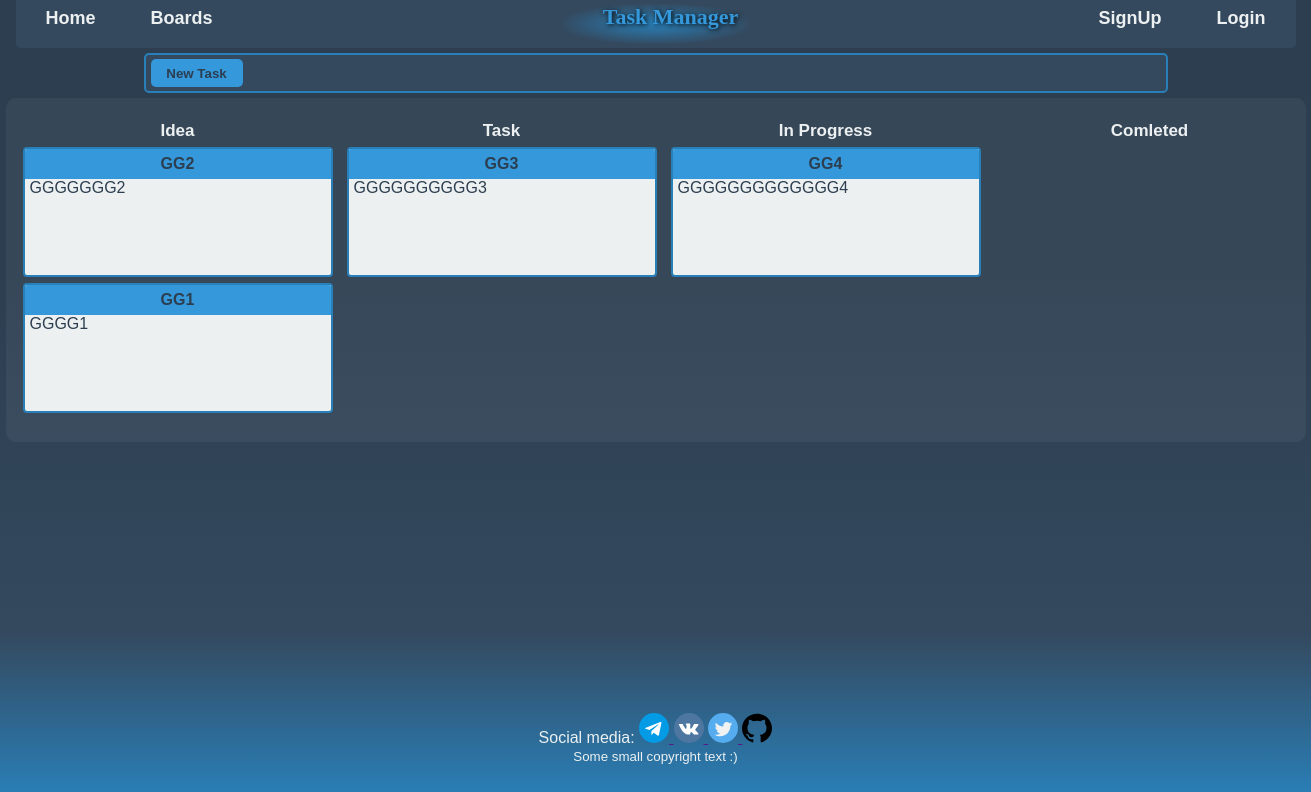
/taskboard/2, run on an earlier commit of the app's database.
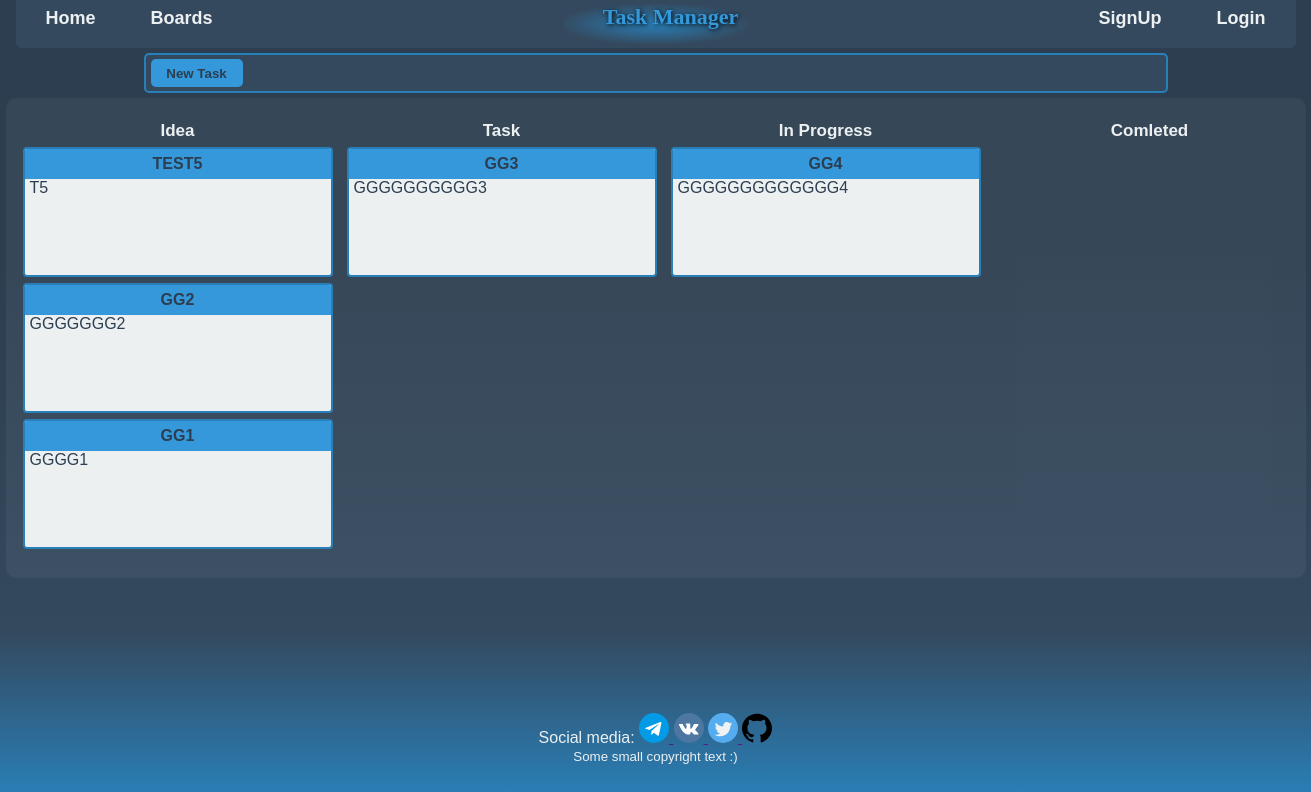
And on a later commit of the database.
### task_manager/models.py (models this page shows, shortened)
class Task(models.Model):
	STAGE_CHOICE= (
		(1, 'Idea'),
		(2, 'Task'),
		(3, 'In Progress'),
		(4, 'Comleted'))
	title = models.CharField(max_length=32)
	body = models.CharField(max_length=185)
	stage = models.IntegerField(choices=STAGE_CHOICE, default=1)
	pub_date = models.DateTimeField(auto_now_add=True)
	last_change = models.DateTimeField(auto_now=True)
	board = models.ForeignKey(TaskBoard, on_delete=models.CASCADE,
		related_name='tasks')
	class Meta:
		ordering = ['-last_change']
		verbose_name = 'Task'
		verbose_name_plural = 'Tasks'

### task_manager/views.py (the view, shortened to what this page needs)
# urls.py: path('taskboard/<int:board_id>', TasksView.as_view(), name='view_tasks'),
class TasksView(View, LoginRequiredMixin):
	login_url='login_url'
	def get(self, request, board_id):
		tasks = Task.objects.filter(board=board_id)
		stages = Task.STAGE_CHOICE
		form_n = TaskForm()
		form_e = TaskForm()
		form_d = TaskForm()
		context = {
			'tasks': tasks,
			'stages': stages,
			'form_n': form_n,
			'form_e': form_e,
			'form_d': form_d,
		}
		return render(request, 'task_manager/taskboard.html', context=context)

### task_manager/templates/task_manager/taskboard.html (shortened to what this page needs)
{% extends "index.html" %}
{% block main %}
	{% include 'task_manager/includes/task_toolbar.html' %}
	<div class="tasks-container">
		<div class="tasks js-tasks" wrap="off">
		{% for stage in stages %}
			<div class="colmn js-col" data-column-id="{{stage.0}}">
				<div class="col-title"> <span> {{stage.1}} </span> </div>
				<div class="col-tasks js-inner">
					{% for task in tasks %}
						{% if  task.stage == stage.0%}
							<div class="card1 js-card"  draggable="true" data-task-id="{{task.id}}">
								<div class="card1-title"> <span> {{task.title}} </span> </div>
								<div class="card1-body"> <span> {{task.body}} </span> </div>
							</div>
						{% endif %}
					{% endfor %}
				</div>
			</div>
		{% endfor %}
		</div>
	</div>
{% endblock main %}

What changed in the data, as far as the page shows it:
added Task: title "TEST5", body "T5", shown under "Idea"
